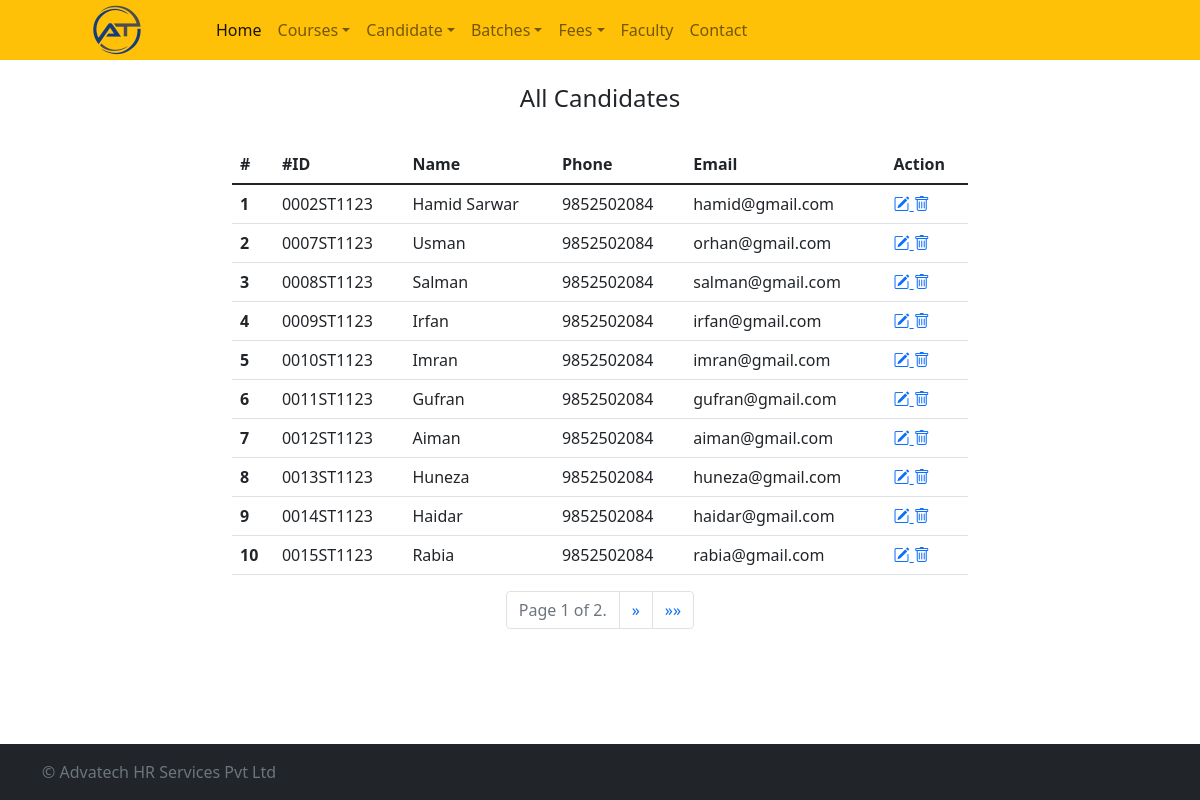
Page /all-candidate on the earlier database version.
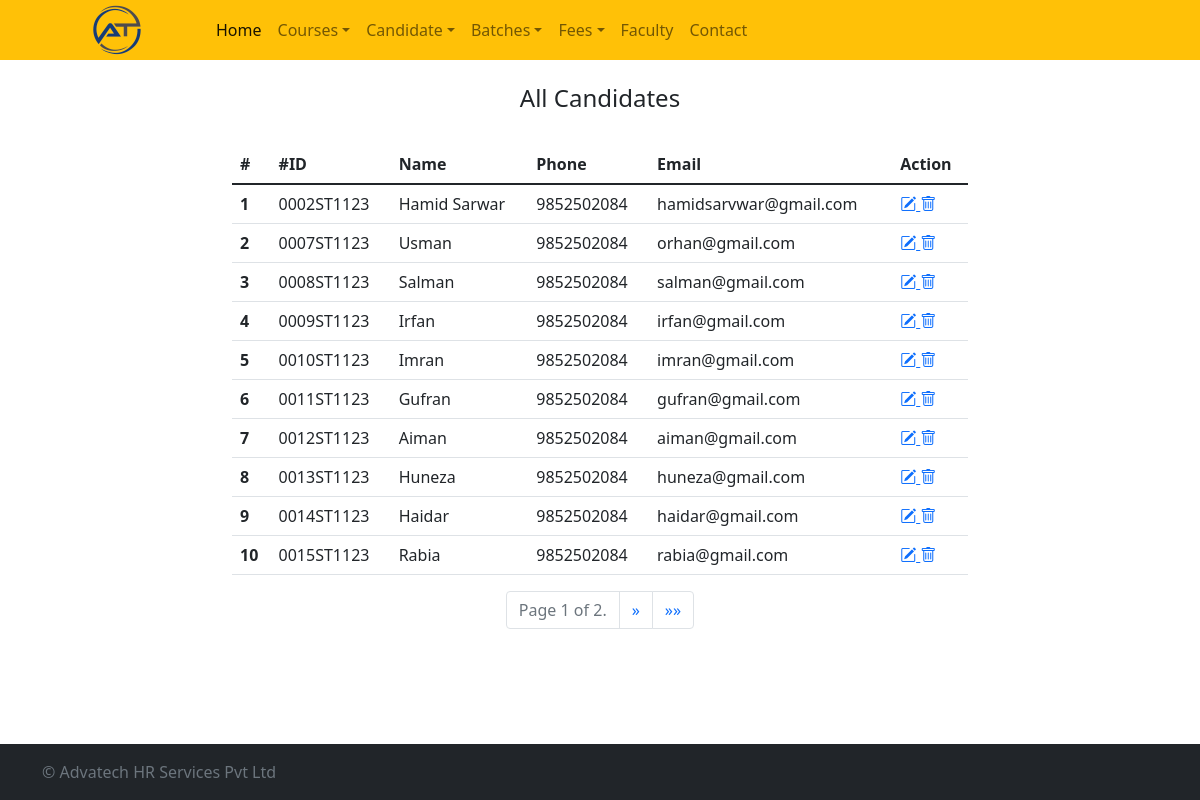
Same page on the later database version.
### crmapp/models.py (models this page shows)
class Users(models.Model):
    user_id = models.AutoField(primary_key=True)
    user_unique = models.CharField(max_length=100)
    user_role = models.ForeignKey(Userroles, on_delete=models.SET_NULL, null=True, blank=True)
    user_name = models.CharField(max_length=255)
    user_phone = models.CharField(max_length=15)
    user_email = models.CharField(max_length=320)
    date_created = models.DateField(default=datetime.today)

### crmapp/views.py (the view)
# urls.py: path('all-candidate', views.all_candidate, name='all_candidate'),
def all_candidate(request):
    candidates_list = Users.objects.all()
    items_per_page = 10  # You can adjust this value as needed
    paginator = Paginator(candidates_list, items_per_page)
    page = request.GET.get('page')
    try:
        candidates = paginator.page(page)
    except PageNotAnInteger:
        candidates = paginator.page(1)
    except EmptyPage:
        candidates = paginator.page(paginator.num_pages)
    return render(request, 'all-candidates.html', {'candidates': candidates})

### templates/all-candidates.html (shortened to what this page needs)
{% extends 'base.html' %}
{% block content %}
<div class="row">
	<div class="col">
	</div>
	<div class="col-8">
		<div class="py-4 text-center">
			<h4>All Candidates</h4>
		</div>
		<table class="table  table-hover">
			<thead>
				<tr>
					<th scope="col">#</th>
					<th scope="col">#ID</th>
					<th scope="col">Name</th>
					<th scope="col">Phone</th>
					<th scope="col">Email</th>
					<th scope="col">Action</th>
				</tr>
			</thead>
			<tbody>
				{% for candidate in candidates %}
				<tr>
					<th scope="row">{{ forloop.counter }}</th>
					<td>{{ candidate.user_unique }}</td>
					<td>{{ candidate.user_name }}</td>
					<td>{{ candidate.user_phone }}</td>
					<td>{{ candidate.user_email }}</td>
					<td>
						<a href="{% url 'edit_candidate' candidate.user_id %}">
							<i class="bi bi-pencil-square" title="Edit"></i>
						</a>
						<a onclick="return confirmDelete();" href="{% url 'delete_candidate' candidate.user_id %}">
							<i class="bi bi-trash" title="Delete"></i>
						</a>
					</td>
				</tr>
				{% endfor %}
			</tbody>
		</table>
		<div class="pagination justify-content-center">
			<ul class="pagination">
				<li class="page-item disabled">
					<span class="page-link">
						Page {{ candidates.number }} of {{ candidates.paginator.num_pages }}.
					</span>
				</li>
				{% if candidates.has_next %}
				<li class="page-item">
					<a class="page-link" href="?page={{ candidates.next_page_number }}" aria-label="Next">
						<span aria-hidden="true">&raquo;</span>
					</a>
				</li>
				<li class="page-item">
					<a class="page-link" href="?page={{ candidates.paginator.num_pages }}" aria-label="Last">
						<span aria-hidden="true">&raquo;&raquo;</span>
					</a>
				</li>
				{% endif %}
			</ul>
		</div>
	</div>
	<div class="col">
	</div>
</div>
{% endblock %}

Differences in the rows shown:
changed Users "0002ST1123": user_email "hamid@gmail.com" → "hamidsarvwar@gmail.com"
